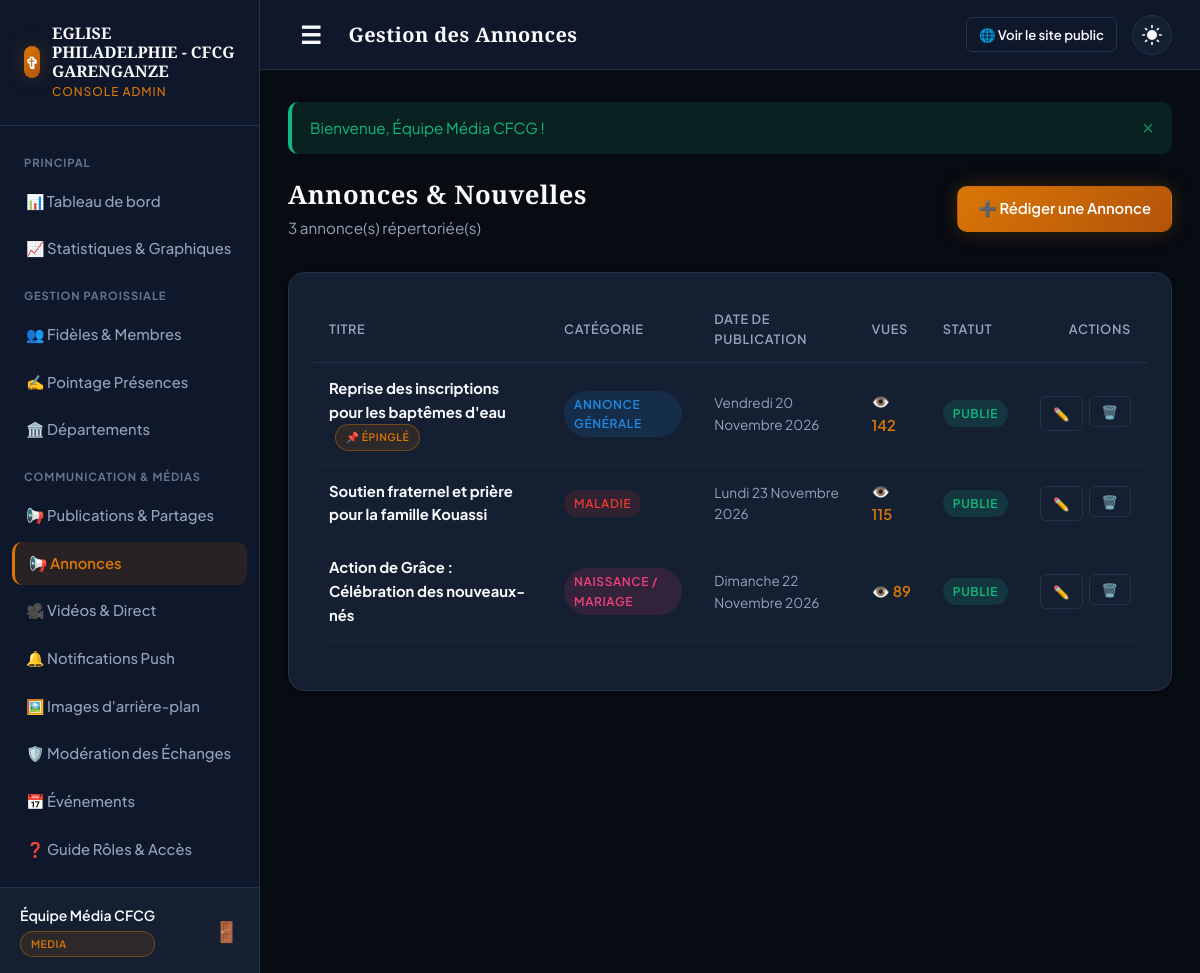
The app's page /admin/annonces.php (signed in) with its own data.
### tables this page shows
CREATE TABLE `eglise` (
  `id` int NOT NULL AUTO_INCREMENT,
  `nom` varchar(150) NOT NULL,
  `slogan` varchar(200) DEFAULT NULL,
  `adresse` varchar(255) DEFAULT NULL,
  `telephone` varchar(30) DEFAULT NULL,
  `email` varchar(100) DEFAULT NULL,
  `logo` varchar(255) DEFAULT NULL,
  `a_propos` text,
  `facebook_url` varchar(255) DEFAULT NULL,
  `youtube_url` varchar(255) DEFAULT NULL,
  `tiktok_url` varchar(255) DEFAULT NULL,
  `whatsapp` varchar(30) DEFAULT NULL,
  PRIMARY KEY (`id`)
);

CREATE TABLE `annonces` (
  `id` int NOT NULL AUTO_INCREMENT,
  `categorie_id` int DEFAULT NULL,
  `titre` varchar(200) NOT NULL,
  `contenu` text NOT NULL,
  `image` varchar(255) DEFAULT NULL,
  `epingle` tinyint(1) DEFAULT '0',
  `statut` enum('brouillon','publie','archive') DEFAULT 'brouillon',
  `vues_count` int unsigned DEFAULT '0',
  `date_publication` datetime DEFAULT NULL,
  `date_expiration` datetime DEFAULT NULL,
  `admin_id` int DEFAULT NULL,
  `created_at` timestamp NULL DEFAULT CURRENT_TIMESTAMP,
  `updated_at` timestamp NULL DEFAULT CURRENT_TIMESTAMP ON UPDATE CURRENT_TIMESTAMP,
  PRIMARY KEY (`id`),
  KEY `categorie_id` (`categorie_id`),
  KEY `admin_id` (`admin_id`),
  KEY `idx_annonces_statut` (`statut`,`date_publication`),
  CONSTRAINT `annonces_ibfk_1` FOREIGN KEY (`categorie_id`) REFERENCES `categories` (`id`) ON DELETE SET NULL,
  CONSTRAINT `annonces_ibfk_2` FOREIGN KEY (`admin_id`) REFERENCES `admins` (`id`) ON DELETE SET NULL
);

CREATE TABLE `categories` (
  `id` int NOT NULL AUTO_INCREMENT,
  `nom` varchar(80) NOT NULL,
  `type` enum('annonce','notification','media','evenement') NOT NULL,
  `couleur` varchar(7) DEFAULT '#1E88E5',
  `icone` varchar(50) DEFAULT NULL,
  PRIMARY KEY (`id`),
  KEY `idx_categories_type` (`type`)
);

### admin/annonces.php (the view, shortened to what the rows shown need)
<?php
require_once __DIR__ . '/../config/database.php';
require_once __DIR__ . '/../includes/functions.php';
require_once __DIR__ . '/../includes/db_helpers.php';
$action = $_GET['action'] ?? 'list';
$annonceData = null;
$categories = db()->query("SELECT id, nom FROM categories WHERE type = 'annonce' OR type = 'notification' ORDER BY nom ASC")->fetchAll();
$annoncesList = db()->query("
    SELECT a.*, c.nom as categorie_nom, c.couleur as categorie_couleur, adm.nom as auteur_nom
    FROM annonces a
    LEFT JOIN categories c ON a.categorie_id = c.id
    LEFT JOIN admins adm ON a.admin_id = adm.id
    ORDER BY a.epingle DESC, a.date_publication DESC
")->fetchAll();
include __DIR__ . '/../templates/admin_header.php';
?>
<div style="display: flex; justify-content: space-between; align-items: center; margin-bottom: 2rem;">
    <div>
        <h2 style="font-size: 1.6rem; margin-bottom: 4px;">Annonces & Nouvelles</h2>
    </div>
</div>
<?php if ($action === 'create' || $action === 'edit'): ?>
    <div class="card" style="max-width: 800px; margin: 0 auto; padding: 2rem;">
        <h3 style="font-size: 1.35rem; margin-bottom: 1.5rem;">
            <?= $action === 'edit' ? '✏️ Modifier l\'Annonce' : '➕ Rédiger une Annonce' ?>
        </h3>
        <form method="POST" action="<?= ADMIN_URL ?>/annonces.php">
            <?= csrf_field() ?>
            <input type="hidden" name="post_action" value="save">
            <input type="hidden" name="id" value="<?= $annonceData['id'] ?? 0 ?>">
            <div class="form-group">
                <label for="titre" class="form-label">Titre de l'annonce *</label>
                <input type="text" id="titre" name="titre" class="form-control" required
                       placeholder="Ex : Réunion de prière extraordinaire..."
                       value="<?= e($annonceData['titre'] ?? '') ?>">
            </div>
            <div class="grid grid-cols-2" style="margin-bottom: 1rem;">
                <div class="form-group">
                    <label for="categorie_id" class="form-label">Catégorie</label>
                    <select id="categorie_id" name="categorie_id" class="form-control">
                        <option value="">Sélectionner une catégorie</option>
                        <?php foreach ($categories as $cat): ?>
                            <option value="<?= $cat['id'] ?>" <?= ($annonceData['categorie_id'] ?? '') == $cat['id'] ? 'selected' : '' ?>>
                                <?= e($cat['nom']) ?>
                            </option>
                        <?php endforeach; ?>
                    </select>
                </div>
                <div class="form-group">
                    <label for="statut" class="form-label">Statut de Publication</label>
                    <select id="statut" name="statut" class="form-control">
                        <option value="publie" <?= ($annonceData['statut'] ?? '') === 'publie' ? 'selected' : '' ?>>Publié immédiatement</option>
                        <option value="brouillon" <?= ($annonceData['statut'] ?? '') === 'brouillon' ? 'selected' : '' ?>>Brouillon (Non visible)</option>
                        <option value="archive" <?= ($annonceData['statut'] ?? '') === 'archive' ? 'selected' : '' ?>>Archivé</option>
                    </select>
                </div>
            </div>
            <div class="form-group">
                <label for="contenu" class="form-label">Texte du Communiqué *</label>
                <textarea id="contenu" name="contenu" class="form-control" rows="6" required
                          placeholder="Rédigez ici le détail de l'annonce paroissiale..."><?= e($annonceData['contenu'] ?? '') ?></textarea>
            </div>
            <div style="display: flex; align-items: center; gap: 10px; margin-bottom: 2rem;">
                <input type="checkbox" id="epingle" name="epingle" value="1"
                       <?= (!empty($annonceData['epingle'])) ? 'checked' : '' ?>
                       style="width: 18px; height: 18px; accent-color: var(--gold-primary);">
                <label for="epingle" style="cursor: pointer; font-size: 0.95rem;">
                    📌 <strong>Épingler cette annonce</strong> en haut de page sur le site public
                </label>
            </div>
            <div style="display: flex; gap: 10px;">
                <button type="submit" class="btn btn-primary btn-lg">Enregistrer l'annonce</button>
                <a href="<?= ADMIN_URL ?>/annonces.php" class="btn btn-outline btn-lg">Annuler</a>
            </div>
        </form>
    </div>
<?php else: ?>
    <div class="card">
        <div class="table-responsive">
            <table class="table">
                <thead>
                    <tr>
                        <th>Titre</th>
                        <th>Catégorie</th>
                        <th>Date de publication</th>
                        <th>Vues</th>
                        <th>Statut</th>
                        <th style="text-align: right;">Actions</th>
                    </tr>
                </thead>
                <tbody>
                    <?php if (empty($annoncesList)): ?>
                        <tr>
                            <td colspan="6" style="text-align: center; padding: 2.5rem; color: var(--text-muted);">
                                Aucune annonce enregistrée.
                            </td>
                        </tr>
                    <?php else: ?>
                        <?php foreach ($annoncesList as $a): ?>
                            <tr>
                                <td>
                                    <strong><?= e($a['titre']) ?></strong>
                                    <?php if ($a['epingle']): ?>
                                        <span class="badge badge-gold" style="font-size: 0.65rem; margin-left: 6px;">📌 Épinglé</span>
                                    <?php endif; ?>
                                </td>
                                <td>
                                    <span class="badge" style="background: <?= e($a['categorie_couleur'] ?? '#1E88E5') ?>22; color: <?= e($a['categorie_couleur'] ?? '#1E88E5') ?>;">
                                        <?= e($a['categorie_nom'] ?? 'Général') ?>
                                    </span>
                                </td>
                                <td style="font-size: 0.85rem; color: var(--text-secondary);">
                                    <?= format_date_fr($a['date_publication']) ?>
                                </td>
                                <td style="font-weight: 600; color: var(--gold-primary);">
                                    👁️ <?= (int)$a['vues_count'] ?>
                                </td>
                                <td>
                                    <span class="badge <?= $a['statut'] === 'publie' ? 'badge-success' : ($a['statut'] === 'brouillon' ? 'badge-warning' : 'badge-outline') ?>">
                                        <?= ucfirst(e($a['statut'])) ?>
                                    </span>
                                </td>
                                <td style="text-align: right;">
                                    <div style="display: inline-flex; gap: 6px;">
                                        <a href="<?= ADMIN_URL ?>/annonces.php?action=edit&id=<?= $a['id'] ?>" class="btn btn-outline btn-sm" title="Modifier">
                                            ✏️
                                        </a>
                                        <form method="POST" action="<?= ADMIN_URL ?>/annonces.php" style="display: inline;" onsubmit="return confirm('Supprimer définitivement cette annonce ?');">
                                            <button type="submit" class="btn btn-outline btn-sm" style="color: var(--color-danger);" title="Supprimer">
                                                🗑️
                                            </button>
                                        </form>
                                    </div>
                                </td>
                            </tr>
                        <?php endforeach; ?>
                    <?php endif; ?>
                </tbody>
            </table>
        </div>
    </div>
<?php endif; ?>
<?php include __DIR__ . '/../templates/admin_footer.php'; ?>

### templates/admin_sidebar.php (shortened to what the rows shown need)
<aside class="admin-sidebar" id="admin-sidebar">
    <a href="<?= ADMIN_URL ?>/index.php" class="sidebar-brand">
        <div class="brand-text">
            <span class="brand-title" style="font-size: 1rem;"><?= e($church['nom'] ?? 'Église App') ?></span>
            <span class="brand-subtitle">Console Admin</span>
        </div>
    </a>
</aside>

### records on screen
eglise: nom "EGLISE PHILADELPHIE - CFCG GARENGANZE"
annonces: titre "Reprise des inscriptions pour les baptêmes d'eau", epingle "📌 ÉPINGLÉ", categorie.nom "ANNONCE GÉNÉRALE", date_publication "Vendredi 20 Novembre 2026", vues_count "142", statut "PUBLIE"
annonces: titre "Soutien fraternel et prière pour la famille Kouassi", categorie.nom "MALADIE", date_publication "Lundi 23 Novembre 2026", vues_count "115", statut "PUBLIE"
annonces: titre "Action de Grâce : Célébration des nouveaux-nés", categorie.nom "NAISSANCE / MARIAGE", date_publication "Dimanche 22 Novembre 2026", vues_count "89", statut "PUBLIE"

### other values on screen
$currentUser['nom'] "Équipe Média CFCG"
$currentUser['role'] "MEDIA"
$adminHeaderTitle "Gestion des Annonces"
$flash['message'] "Bienvenue, Équipe Média CFCG !"
count($annoncesList) "3"
